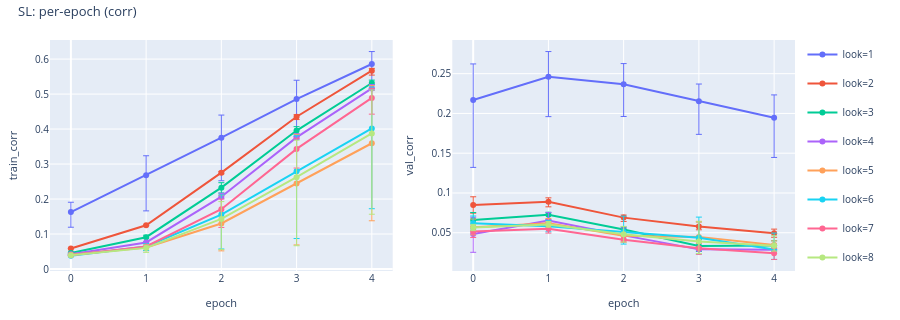
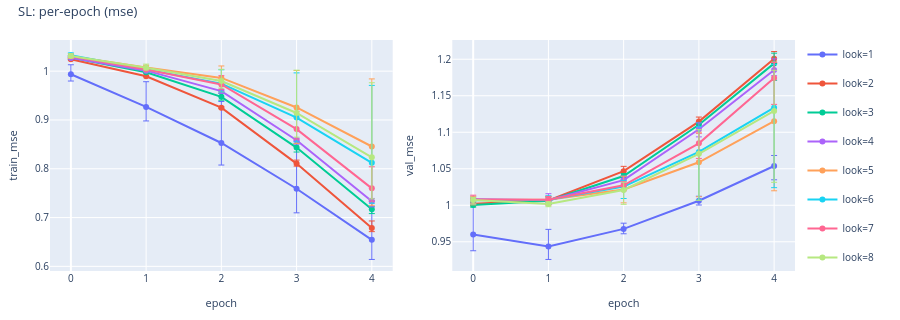
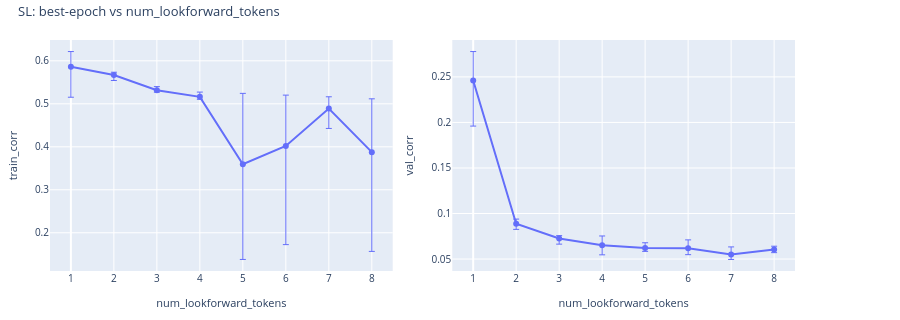

Write notebook code for charts like these, in order.
### Markdown cell above
## Supervised-learning

### Code cell
sl = CorpusRegressionAnalysisConfig.from_sl_sweep(artifacts_root=ARTIFACTS)
if sl is None:
    print("SL: no artifacts")
else:
    sl.describe("SL")
    display(
        sl.plot_vs_epoch(
            "corr",
            title="SL: per-epoch (corr)",
            show_seed_bar=True,
            save_path=WRITEUP_ASSETS / "sl_per_epoch_corr.html",
        )
    )
    display(
        sl.plot_vs_epoch(
            "mse",
            title="SL: per-epoch (mse)",
            show_seed_bar=True,
            save_path=WRITEUP_ASSETS / "sl_per_epoch_mse.html",
        )
    )
    display(
        sl.plot_vs_lookforward(
            title="SL: best-epoch vs num_lookforward_tokens",
            x_scale="uniform",
            show_seed_bar=True,
            save_path=WRITEUP_ASSETS / "sl_vs_lookforward.html",
        )
    )

### Figure 1 — Plotly figure (JSON) as saved in the notebook; plotly's stock layout.template omitted (floating-point values rounded to 4 significant figures)
{"data": [{"customdata": [[1, 3], [1, 3], [1, 3], [1, 3], [1, 3]], "error_y": {"array": [0.02806, 0.05552, 0.06459, 0.05393, 0.03554], "arrayminus": [0.04332, 0.1021, 0.1232, 0.1067, 0.07074], "symmetric": false, "thickness": 1, "type": "data", "width": 3}, "hovertemplate": "epoch: %{x}<br>train_corr: %{y}<br>num_lookforward_tokens: %{customdata[0]}<br>n_seeds: %{customdata[1]}<extra>look=1</extra>", "legendgroup": "look=1", "line": {"color": "#636EFA"}, "marker": {"color": "#636EFA"}, "mode": "lines+markers", "name": "look=1", "showlegend": true, "type": "scatter", "x": [0, 1, 2, 3, 4], "xaxis": "x", "y": [0.1628, 0.2682, 0.3754, 0.4856, 0.586], "yaxis": "y"}, {"customdata": [[2, 3], [2, 3], [2, 3], [2, 3], [2, 3]], "error_y": {"array": [0.0008516, 0.0009567, 0.003672, 0.005882, 0.006633], "arrayminus": [0.0005598, 0.001365, 0.003331, 0.008018, 0.01257], "symmetric": false, "thickness": 1, "type": "data", "width": 3}, "hovertemplate": "epoch: %{x}<br>train_corr: %{y}<br>num_lookforward_tokens: %{customdata[0]}<br>n_seeds: %{customdata[1]}<extra>look=2</extra>", "legendgroup": "look=2", "line": {"color": "#EF553B"}, "marker": {"color": "#EF553B"}, "mode": "lines+markers", "name": "look=2", "showlegend": true, "type": "scatter", "x": [0, 1, 2, 3, 4], "xaxis": "x", "y": [0.05875, 0.125, 0.2755, 0.4352, 0.5668], "yaxis": "y"}, {"customdata": [[3, 3], [3, 3], [3, 3], [3, 3], [3, 3]], "error_y": {"array": [0.001822, 0.005696, 0.0141, 0.01123, 0.008238], "arrayminus": [0.001324, 0.003477, 0.01524, 0.0103, 0.004699], "symmetric": false, "thickness": 1, "type": "data", "width": 3}, "hovertemplate": "epoch: %{x}<br>train_corr: %{y}<br>num_lookforward_tokens: %{customdata[0]}<br>n_seeds: %{customdata[1]}<extra>look=3</extra>", "legendgroup": "look=3", "line": {"color": "#00CC96"}, "marker": {"color": "#00CC96"}, "mode": "lines+markers", "name": "look=3", "showlegend": true, "type": "scatter", "x": [0, 1, 2, 3, 4], "xaxis": "x", "y": [0.046, 0.091, 0.2327, 0.3957, 0.5317], "yaxis": "y"}, {"customdata": [[4, 3], [4, 3], [4, 3], [4, 3], [4, 3]], "error_y": {"array": [0.0008571, 0.002675, 0.009752, 0.01068, 0.0111], "arrayminus": [0.000944, 0.00134, 0.005564, 0.005568, 0.005702], "symmetric": false, "thickness": 1, "type": "data", "width": 3}, "hovertemplate": "epoch: %{x}<br>train_corr: %{y}<br>num_lookforward_tokens: %{customdata[0]}<br>n_seeds: %{customdata[1]}<extra>look=4</extra>", "legendgroup": "look=4", "line": {"color": "#AB63FA"}, "marker": {"color": "#AB63FA"}, "mode": "lines+markers", "name": "look=4", "showlegend": true, "type": "scatter", "x": [0, 1, 2, 3, 4], "xaxis": "x", "y": [0.04234, 0.07605, 0.2068, 0.3763, 0.5162], "yaxis": "y"}, {"customdata": [[5, 3], [5, 3], [5, 3], [5, 3], [5, 3]], "error_y": {"array": [0.001798, 0.0114, 0.0806, 0.1402, 0.1648], "arrayminus": [0.001915, 0.009038, 0.07836, 0.1758, 0.2216], "symmetric": false, "thickness": 1, "type": "data", "width": 3}, "hovertemplate": "epoch: %{x}<br>train_corr: %{y}<br>num_lookforward_tokens: %{customdata[0]}<br>n_seeds: %{customdata[1]}<extra>look=5</extra>", "legendgroup": "look=5", "line": {"color": "#FFA15A"}, "marker": {"color": "#FFA15A"}, "mode": "lines+markers", "name": "look=5", "showlegend": true, "type": "scatter", "x": [0, 1, 2, 3, 4], "xaxis": "x", "y": [0.04056, 0.06144, 0.1303, 0.2447, 0.3595], "yaxis": "y"}, {"customdata": [[6, 3], [6, 3], [6, 3], [6, 3], [6, 3]], "error_y": {"array": [0.001908, 0.008614, 0.05608, 0.1013, 0.1182], "arrayminus": [0.002006, 0.01158, 0.09833, 0.1925, 0.2295], "symmetric": false, "thickness": 1, "type": "data", "width": 3}, "hovertemplate": "epoch: %{x}<br>train_corr: %{y}<br>num_lookforward_tokens: %{customdata[0]}<br>n_seeds: %{customdata[1]}<extra>look=6</extra>", "legendgroup": "look=6", "line": {"color": "#19D3F3"}, "marker": {"color": "#19D3F3"}, "mode": "lines+markers", "name": "look=6", "showlegend": true, "type": "scatter", "x": [0, 1, 2, 3, 4], "xaxis": "x", "y": [0.03811, 0.06432, 0.1557, 0.2797, 0.402], "yaxis": "y"}, {"customdata": [[7, 3], [7, 3], [7, 3], [7, 3], [7, 3]], "error_y": {"array": [0.0009109, 0.003423, 0.02916, 0.03053, 0.02728], "arrayminus": [0.001196, 0.005707, 0.05203, 0.05461, 0.04637], "symmetric": false, "thickness": 1, "type": "data", "width": 3}, "hovertemplate": "epoch: %{x}<br>train_corr: %{y}<br>num_lookforward_tokens: %{customdata[0]}<br>n_seeds: %{customdata[1]}<extra>look=7</extra>", "legendgroup": "look=7", "line": {"color": "#FF6692"}, "marker": {"color": "#FF6692"}, "mode": "lines+markers", "name": "look=7", "showlegend": true, "type": "scatter", "x": [0, 1, 2, 3, 4], "xaxis": "x", "y": [0.0393, 0.06452, 0.1709, 0.3432, 0.489], "yaxis": "y"}, {"customdata": [[8, 3], [8, 3], [8, 3], [8, 3], [8, 3]], "error_y": {"array": [0.000879, 0.007909, 0.04935, 0.1056, 0.1241], "arrayminus": [0.001308, 0.01288, 0.08771, 0.1961, 0.2309], "symmetric": false, "thickness": 1, "type": "data", "width": 3}, "hovertemplate": "epoch: %{x}<br>train_corr: %{y}<br>num_lookforward_tokens: %{customdata[0]}<br>n_seeds: %{customdata[1]}<extra>look=8</extra>", "legendgroup": "look=8", "line": {"color": "#B6E880"}, "marker": {"color": "#B6E880"}, "mode": "lines+markers", "name": "look=8", "showlegend": true, "type": "scatter", "x": [0, 1, 2, 3, 4], "xaxis": "x", "y": [0.03953, 0.06044, 0.1433, 0.2626, 0.3875], "yaxis": "y"}, {"customdata": [[1, 3], [1, 3], [1, 3], [1, 3], [1, 3]], "error_y": {"array": [0.04536, 0.03172, 0.02611, 0.02162, 0.02864], "arrayminus": [0.08474, 0.05011, 0.04042, 0.04167, 0.05], "symmetric": false, "thickness": 1, "type": "data", "width": 3}, "hovertemplate": "epoch: %{x}<br>val_corr: %{y}<br>num_lookforward_tokens: %{customdata[0]}<br>n_seeds: %{customdata[1]}<extra>look=1</extra>", "legendgroup": "look=1", "line": {"color": "#636EFA"}, "marker": {"color": "#636EFA"}, "mode": "lines+markers", "name": "look=1", "showlegend": false, "type": "scatter", "x": [0, 1, 2, 3, 4], "xaxis": "x2", "y": [0.2169, 0.2461, 0.2366, 0.2154, 0.1946], "yaxis": "y2"}, {"customdata": [[2, 3], [2, 3], [2, 3], [2, 3], [2, 3]], "error_y": {"array": [0.01045, 0.005028, 0.003217, 0.005752, 0.005335], "arrayminus": [0.01013, 0.006286, 0.004775, 0.004076, 0.004928], "symmetric": false, "thickness": 1, "type": "data", "width": 3}, "hovertemplate": "epoch: %{x}<br>val_corr: %{y}<br>num_lookforward_tokens: %{customdata[0]}<br>n_seeds: %{customdata[1]}<extra>look=2</extra>", "legendgroup": "look=2", "line": {"color": "#EF553B"}, "marker": {"color": "#EF553B"}, "mode": "lines+markers", "name": "look=2", "showlegend": false, "type": "scatter", "x": [0, 1, 2, 3, 4], "xaxis": "x2", "y": [0.08475, 0.08885, 0.06901, 0.05776, 0.04921], "yaxis": "y2"}, {"customdata": [[3, 3], [3, 3], [3, 3], [3, 3], [3, 3]], "error_y": {"array": [0.009346, 0.0032, 0.003103, 0.008091, 0.005745], "arrayminus": [0.01378, 0.006168, 0.002964, 0.006976, 0.007172], "symmetric": false, "thickness": 1, "type": "data", "width": 3}, "hovertemplate": "epoch: %{x}<br>val_corr: %{y}<br>num_lookforward_tokens: %{customdata[0]}<br>n_seeds: %{customdata[1]}<extra>look=3</extra>", "legendgroup": "look=3", "line": {"color": "#00CC96"}, "marker": {"color": "#00CC96"}, "mode": "lines+markers", "name": "look=3", "showlegend": false, "type": "scatter", "x": [0, 1, 2, 3, 4], "xaxis": "x2", "y": [0.06609, 0.07253, 0.0541, 0.03348, 0.0341], "yaxis": "y2"}, {"customdata": [[4, 3], [4, 3], [4, 3], [4, 3], [4, 3]], "error_y": {"array": [0.02117, 0.0101, 0.009378, 0.001951, 0.0007639], "arrayminus": [0.02293, 0.01062, 0.004893, 0.001067, 0.0007353], "symmetric": false, "thickness": 1, "type": "data", "width": 3}, "hovertemplate": "epoch: %{x}<br>val_corr: %{y}<br>num_lookforward_tokens: %{customdata[0]}<br>n_seeds: %{customdata[1]}<extra>look=4</extra>", "legendgroup": "look=4", "line": {"color": "#AB63FA"}, "marker": {"color": "#AB63FA"}, "mode": "lines+markers", "name": "look=4", "showlegend": false, "type": "scatter", "x": [0, 1, 2, 3, 4], "xaxis": "x2", "y": [0.04833, 0.06524, 0.04668, 0.0291, 0.02856], "yaxis": "y2"}, {"customdata": [[5, 3], [5, 3], [5, 3], [5, 3], [5, 3]], "error_y": {"array": [0.0104, 0.0059, 0.004412, 0.01956, 0.005079], "arrayminus": [0.0095, 0.003571, 0.00801, 0.01299, 0.003037], "symmetric": false, "thickness": 1, "type": "data", "width": 3}, "hovertemplate": "epoch: %{x}<br>val_corr: %{y}<br>num_lookforward_tokens: %{customdata[0]}<br>n_seeds: %{customdata[1]}<extra>look=5</extra>", "legendgroup": "look=5", "line": {"color": "#FFA15A"}, "marker": {"color": "#FFA15A"}, "mode": "lines+markers", "name": "look=5", "showlegend": false, "type": "scatter", "x": [0, 1, 2, 3, 4], "xaxis": "x2", "y": [0.05685, 0.062, 0.04632, 0.04479, 0.03468], "yaxis": "y2"}, {"customdata": [[6, 3], [6, 3], [6, 3], [6, 3], [6, 3]], "error_y": {"array": [0.009112, 0.006889, 0.01993, 0.0261, 0.02056], "arrayminus": [0.007132, 0.007121, 0.01518, 0.02028, 0.01253], "symmetric": false, "thickness": 1, "type": "data", "width": 3}, "hovertemplate": "epoch: %{x}<br>val_corr: %{y}<br>num_lookforward_tokens: %{customdata[0]}<br>n_seeds: %{customdata[1]}<extra>look=6</extra>", "legendgroup": "look=6", "line": {"color": "#19D3F3"}, "marker": {"color": "#19D3F3"}, "mode": "lines+markers", "name": "look=6", "showlegend": false, "type": "scatter", "x": [0, 1, 2, 3, 4], "xaxis": "x2", "y": [0.06194, 0.05825, 0.05091, 0.04356, 0.02899], "yaxis": "y2"}, {"customdata": [[7, 3], [7, 3], [7, 3], [7, 3], [7, 3]], "error_y": {"array": [0.00661, 0.008194, 0.005145, 0.006073, 0.006057], "arrayminus": [0.007502, 0.005559, 0.002847, 0.007453, 0.007886], "symmetric": false, "thickness": 1, "type": "data", "width": 3}, "hovertemplate": "epoch: %{x}<br>val_corr: %{y}<br>num_lookforward_tokens: %{customdata[0]}<br>n_seeds: %{customdata[1]}<extra>look=7</extra>", "legendgroup": "look=7", "line": {"color": "#FF6692"}, "marker": {"color": "#FF6692"}, "mode": "lines+markers", "name": "look=7", "showlegend": false, "type": "scatter", "x": [0, 1, 2, 3, 4], "xaxis": "x2", "y": [0.05155, 0.05512, 0.04115, 0.03041, 0.0243], "yaxis": "y2"}, {"customdata": [[8, 3], [8, 3], [8, 3], [8, 3], [8, 3]], "error_y": {"array": [0.003899, 0.003731, 0.009823, 0.02498, 0.01252], "arrayminus": [0.003941, 0.003336, 0.009978, 0.01497, 0.006822], "symmetric": false, "thickness": 1, "type": "data", "width": 3}, "hovertemplate": "epoch: %{x}<br>val_corr: %{y}<br>num_lookforward_tokens: %{customdata[0]}<br>n_seeds: %{customdata[1]}<extra>look=8</extra>", "legendgroup": "look=8", "line": {"color": "#B6E880"}, "marker": {"color": "#B6E880"}, "mode": "lines+markers", "name": "look=8", "showlegend": false, "type": "scatter", "x": [0, 1, 2, 3, 4], "xaxis": "x2", "y": [0.0566, 0.06037, 0.04816, 0.03884, 0.03376], "yaxis": "y2"}], "layout": {"font": {"size": 11}, "height": 320, "legend": {"font": {"size": 10}, "x": 1.01, "xanchor": "left", "y": 1.0, "yanchor": "top"}, "margin": {"b": 40, "l": 50, "r": 105, "t": 40}, "title": {"font": {"size": 13}, "text": "SL: per-epoch (corr)", "x": 0.02, "xanchor": "left", "y": 0.98, "yanchor": "top"}, "xaxis": {"anchor": "y", "domain": [0.0, 0.46], "tickfont": {"size": 10}, "title": {"font": {"size": 11}, "text": "epoch"}}, "xaxis2": {"anchor": "y2", "domain": [0.54, 1.0], "tickfont": {"size": 10}, "title": {"font": {"size": 11}, "text": "epoch"}}, "yaxis": {"anchor": "x", "domain": [0.0, 1.0], "tickfont": {"size": 10}, "title": {"font": {"size": 11}, "text": "train_corr"}}, "yaxis2": {"anchor": "x2", "domain": [0.0, 1.0], "tickfont": {"size": 10}, "title": {"font": {"size": 11}, "text": "val_corr"}}}}

### Figure 2 — Plotly figure (JSON) as saved in the notebook; plotly's stock layout.template omitted (floating-point values rounded to 4 significant figures)
{"data": [{"customdata": [[1, 3], [1, 3], [1, 3], [1, 3], [1, 3]], "error_y": {"array": [0.01948, 0.05169, 0.08499, 0.09739, 0.08], "arrayminus": [0.01386, 0.02871, 0.04517, 0.04932, 0.04023], "symmetric": false, "thickness": 1, "type": "data", "width": 3}, "hovertemplate": "epoch: %{x}<br>train_mse: %{y}<br>num_lookforward_tokens: %{customdata[0]}<br>n_seeds: %{customdata[1]}<extra>look=1</extra>", "legendgroup": "look=1", "line": {"color": "#636EFA"}, "marker": {"color": "#636EFA"}, "mode": "lines+markers", "name": "look=1", "showlegend": true, "type": "scatter", "x": [0, 1, 2, 3, 4], "xaxis": "x", "y": [0.9936, 0.9267, 0.8528, 0.759, 0.6544], "yaxis": "y"}, {"customdata": [[2, 3], [2, 3], [2, 3], [2, 3], [2, 3]], "error_y": {"array": [0.001802, 0.0002277, 0.001645, 0.0071, 0.01429], "arrayminus": [0.001699, 0.0003558, 0.002115, 0.005196, 0.007544], "symmetric": false, "thickness": 1, "type": "data", "width": 3}, "hovertemplate": "epoch: %{x}<br>train_mse: %{y}<br>num_lookforward_tokens: %{customdata[0]}<br>n_seeds: %{customdata[1]}<extra>look=2</extra>", "legendgroup": "look=2", "line": {"color": "#EF553B"}, "marker": {"color": "#EF553B"}, "mode": "lines+markers", "name": "look=2", "showlegend": true, "type": "scatter", "x": [0, 1, 2, 3, 4], "xaxis": "x", "y": [1.024, 0.9896, 0.9253, 0.8106, 0.6787], "yaxis": "y"}, {"customdata": [[3, 3], [3, 3], [3, 3], [3, 3], [3, 3]], "error_y": {"array": [0.00339, 0.0008643, 0.007069, 0.008057, 0.005057], "arrayminus": [0.00398, 0.001656, 0.006855, 0.009062, 0.008939], "symmetric": false, "thickness": 1, "type": "data", "width": 3}, "hovertemplate": "epoch: %{x}<br>train_mse: %{y}<br>num_lookforward_tokens: %{customdata[0]}<br>n_seeds: %{customdata[1]}<extra>look=3</extra>", "legendgroup": "look=3", "line": {"color": "#00CC96"}, "marker": {"color": "#00CC96"}, "mode": "lines+markers", "name": "look=3", "showlegend": true, "type": "scatter", "x": [0, 1, 2, 3, 4], "xaxis": "x", "y": [1.028, 0.9979, 0.9473, 0.8434, 0.7171], "yaxis": "y"}, {"customdata": [[4, 3], [4, 3], [4, 3], [4, 3], [4, 3]], "error_y": {"array": [0.0007025, 0.0002709, 0.00258, 0.004098, 0.005798], "arrayminus": [0.0009211, 0.0003873, 0.004399, 0.00804, 0.01142], "symmetric": false, "thickness": 1, "type": "data", "width": 3}, "hovertemplate": "epoch: %{x}<br>train_mse: %{y}<br>num_lookforward_tokens: %{customdata[0]}<br>n_seeds: %{customdata[1]}<extra>look=4</extra>", "legendgroup": "look=4", "line": {"color": "#AB63FA"}, "marker": {"color": "#AB63FA"}, "mode": "lines+markers", "name": "look=4", "showlegend": true, "type": "scatter", "x": [0, 1, 2, 3, 4], "xaxis": "x", "y": [1.027, 1.001, 0.9591, 0.8585, 0.7334], "yaxis": "y"}, {"customdata": [[5, 3], [5, 3], [5, 3], [5, 3], [5, 3]], "error_y": {"array": [0.004975, 0.004526, 0.02442, 0.07574, 0.1385], "arrayminus": [0.004944, 0.005713, 0.02864, 0.07361, 0.1206], "symmetric": false, "thickness": 1, "type": "data", "width": 3}, "hovertemplate": "epoch: %{x}<br>train_mse: %{y}<br>num_lookforward_tokens: %{customdata[0]}<br>n_seeds: %{customdata[1]}<extra>look=5</extra>", "legendgroup": "look=5", "line": {"color": "#FFA15A"}, "marker": {"color": "#FFA15A"}, "mode": "lines+markers", "name": "look=5", "showlegend": true, "type": "scatter", "x": [0, 1, 2, 3, 4], "xaxis": "x", "y": [1.031, 1.007, 0.9862, 0.9256, 0.8456], "yaxis": "y"}, {"customdata": [[6, 3], [6, 3], [6, 3], [6, 3], [6, 3]], "error_y": {"array": [0.004884, 0.001515, 0.02834, 0.09166, 0.1585], "arrayminus": [0.004117, 0.001487, 0.01716, 0.04975, 0.083], "symmetric": false, "thickness": 1, "type": "data", "width": 3}, "hovertemplate": "epoch: %{x}<br>train_mse: %{y}<br>num_lookforward_tokens: %{customdata[0]}<br>n_seeds: %{customdata[1]}<extra>look=6</extra>", "legendgroup": "look=6", "line": {"color": "#19D3F3"}, "marker": {"color": "#19D3F3"}, "mode": "lines+markers", "name": "look=6", "showlegend": true, "type": "scatter", "x": [0, 1, 2, 3, 4], "xaxis": "x", "y": [1.032, 1.003, 0.9745, 0.9048, 0.8123], "yaxis": "y"}, {"customdata": [[7, 3], [7, 3], [7, 3], [7, 3], [7, 3]], "error_y": {"array": [0.0004935, 0.00104, 0.01797, 0.03637, 0.04425], "arrayminus": [0.0004186, 0.0005664, 0.009935, 0.02043, 0.02627], "symmetric": false, "thickness": 1, "type": "data", "width": 3}, "hovertemplate": "epoch: %{x}<br>train_mse: %{y}<br>num_lookforward_tokens: %{customdata[0]}<br>n_seeds: %{customdata[1]}<extra>look=7</extra>", "legendgroup": "look=7", "line": {"color": "#FF6692"}, "marker": {"color": "#FF6692"}, "mode": "lines+markers", "name": "look=7", "showlegend": true, "type": "scatter", "x": [0, 1, 2, 3, 4], "xaxis": "x", "y": [1.03, 1.003, 0.9727, 0.8813, 0.7598], "yaxis": "y"}, {"customdata": [[8, 3], [8, 3], [8, 3], [8, 3], [8, 3]], "error_y": {"array": [0.004704, 0.007433, 0.02413, 0.08781, 0.1528], "arrayminus": [0.002527, 0.004341, 0.01438, 0.04943, 0.08513], "symmetric": false, "thickness": 1, "type": "data", "width": 3}, "hovertemplate": "epoch: %{x}<br>train_mse: %{y}<br>num_lookforward_tokens: %{customdata[0]}<br>n_seeds: %{customdata[1]}<extra>look=8</extra>", "legendgroup": "look=8", "line": {"color": "#B6E880"}, "marker": {"color": "#B6E880"}, "mode": "lines+markers", "name": "look=8", "showlegend": true, "type": "scatter", "x": [0, 1, 2, 3, 4], "xaxis": "x", "y": [1.031, 1.007, 0.9797, 0.9143, 0.8234], "yaxis": "y"}, {"customdata": [[1, 3], [1, 3], [1, 3], [1, 3], [1, 3]], "error_y": {"array": [0.04317, 0.0234, 0.00784, 0.006132, 0.01443], "arrayminus": [0.02217, 0.0178, 0.006688, 0.005877, 0.01889], "symmetric": false, "thickness": 1, "type": "data", "width": 3}, "hovertemplate": "epoch: %{x}<br>val_mse: %{y}<br>num_lookforward_tokens: %{customdata[0]}<br>n_seeds: %{customdata[1]}<extra>look=1</extra>", "legendgroup": "look=1", "line": {"color": "#636EFA"}, "marker": {"color": "#636EFA"}, "mode": "lines+markers", "name": "look=1", "showlegend": false, "type": "scatter", "x": [0, 1, 2, 3, 4], "xaxis": "x2", "y": [0.9599, 0.9436, 0.9676, 1.006, 1.054], "yaxis": "y2"}, {"customdata": [[2, 3], [2, 3], [2, 3], [2, 3], [2, 3]], "error_y": {"array": [0.004017, 0.003979, 0.006587, 0.006265, 0.009755], "arrayminus": [0.002737, 0.005193, 0.008908, 0.003399, 0.00602], "symmetric": false, "thickness": 1, "type": "data", "width": 3}, "hovertemplate": "epoch: %{x}<br>val_mse: %{y}<br>num_lookforward_tokens: %{customdata[0]}<br>n_seeds: %{customdata[1]}<extra>look=2</extra>", "legendgroup": "look=2", "line": {"color": "#EF553B"}, "marker": {"color": "#EF553B"}, "mode": "lines+markers", "name": "look=2", "showlegend": false, "type": "scatter", "x": [0, 1, 2, 3, 4], "xaxis": "x2", "y": [1.002, 1.007, 1.047, 1.115, 1.201], "yaxis": "y2"}, {"customdata": [[3, 3], [3, 3], [3, 3], [3, 3], [3, 3]], "error_y": {"array": [0.004474, 0.005768, 0.003375, 0.002482, 0.01401], "arrayminus": [0.002797, 0.004922, 0.004469, 0.004203, 0.02312], "symmetric": false, "thickness": 1, "type": "data", "width": 3}, "hovertemplate": "epoch: %{x}<br>val_mse: %{y}<br>num_lookforward_tokens: %{customdata[0]}<br>n_seeds: %{customdata[1]}<extra>look=3</extra>", "legendgroup": "look=3", "line": {"color": "#00CC96"}, "marker": {"color": "#00CC96"}, "mode": "lines+markers", "name": "look=3", "showlegend": false, "type": "scatter", "x": [0, 1, 2, 3, 4], "xaxis": "x2", "y": [1.0, 1.006, 1.04, 1.11, 1.194], "yaxis": "y2"}, {"customdata": [[4, 3], [4, 3], [4, 3], [4, 3], [4, 3]], "error_y": {"array": [0.003923, 0.008941, 0.005365, 0.008728, 0.01531], "arrayminus": [0.007065, 0.005172, 0.003816, 0.01045, 0.007759], "symmetric": false, "thickness": 1, "type": "data", "width": 3}, "hovertemplate": "epoch: %{x}<br>val_mse: %{y}<br>num_lookforward_tokens: %{customdata[0]}<br>n_seeds: %{customdata[1]}<extra>look=4</extra>", "legendgroup": "look=4", "line": {"color": "#AB63FA"}, "marker": {"color": "#AB63FA"}, "mode": "lines+markers", "name": "look=4", "showlegend": false, "type": "scatter", "x": [0, 1, 2, 3, 4], "xaxis": "x2", "y": [1.009, 1.007, 1.034, 1.104, 1.185], "yaxis": "y2"}, {"customdata": [[5, 3], [5, 3], [5, 3], [5, 3], [5, 3]], "error_y": {"array": [0.004417, 0.005067, 0.01812, 0.04124, 0.0812], "arrayminus": [0.006917, 0.003535, 0.01834, 0.04716, 0.09526], "symmetric": false, "thickness": 1, "type": "data", "width": 3}, "hovertemplate": "epoch: %{x}<br>val_mse: %{y}<br>num_lookforward_tokens: %{customdata[0]}<br>n_seeds: %{customdata[1]}<extra>look=5</extra>", "legendgroup": "look=5", "line": {"color": "#FFA15A"}, "marker": {"color": "#FFA15A"}, "mode": "lines+markers", "name": "look=5", "showlegend": false, "type": "scatter", "x": [0, 1, 2, 3, 4], "xaxis": "x2", "y": [1.007, 1.007, 1.022, 1.059, 1.115], "yaxis": "y2"}, {"customdata": [[6, 3], [6, 3], [6, 3], [6, 3], [6, 3]], "error_y": {"array": [0.003575, 0.005361, 0.008493, 0.03457, 0.05921], "arrayminus": [0.004693, 0.00407, 0.01632, 0.06567, 0.1095], "symmetric": false, "thickness": 1, "type": "data", "width": 3}, "hovertemplate": "epoch: %{x}<br>val_mse: %{y}<br>num_lookforward_tokens: %{customdata[0]}<br>n_seeds: %{customdata[1]}<extra>look=6</extra>", "legendgroup": "look=6", "line": {"color": "#19D3F3"}, "marker": {"color": "#19D3F3"}, "mode": "lines+markers", "name": "look=6", "showlegend": false, "type": "scatter", "x": [0, 1, 2, 3, 4], "xaxis": "x2", "y": [1.007, 1.008, 1.026, 1.073, 1.134], "yaxis": "y2"}, {"customdata": [[7, 3], [7, 3], [7, 3], [7, 3], [7, 3]], "error_y": {"array": [0.006153, 0.004516, 0.005122, 0.01369, 0.02127], "arrayminus": [0.005025, 0.007523, 0.00756, 0.02059, 0.0361], "symmetric": false, "thickness": 1, "type": "data", "width": 3}, "hovertemplate": "epoch: %{x}<br>val_mse: %{y}<br>num_lookforward_tokens: %{customdata[0]}<br>n_seeds: %{customdata[1]}<extra>look=7</extra>", "legendgroup": "look=7", "line": {"color": "#FF6692"}, "marker": {"color": "#FF6692"}, "mode": "lines+markers", "name": "look=7", "showlegend": false, "type": "scatter", "x": [0, 1, 2, 3, 4], "xaxis": "x2", "y": [1.008, 1.007, 1.027, 1.085, 1.174], "yaxis": "y2"}, {"customdata": [[8, 3], [8, 3], [8, 3], [8, 3], [8, 3]], "error_y": {"array": [0.003681, 0.002817, 0.01066, 0.03313, 0.05562], "arrayminus": [0.005485, 0.003864, 0.01964, 0.06361, 0.09776], "symmetric": false, "thickness": 1, "type": "data", "width": 3}, "hovertemplate": "epoch: %{x}<br>val_mse: %{y}<br>num_lookforward_tokens: %{customdata[0]}<br>n_seeds: %{customdata[1]}<extra>look=8</extra>", "legendgroup": "look=8", "line": {"color": "#B6E880"}, "marker": {"color": "#B6E880"}, "mode": "lines+markers", "name": "look=8", "showlegend": false, "type": "scatter", "x": [0, 1, 2, 3, 4], "xaxis": "x2", "y": [1.007, 1.002, 1.021, 1.07, 1.129], "yaxis": "y2"}], "layout": {"font": {"size": 11}, "height": 320, "legend": {"font": {"size": 10}, "x": 1.01, "xanchor": "left", "y": 1.0, "yanchor": "top"}, "margin": {"b": 40, "l": 50, "r": 105, "t": 40}, "title": {"font": {"size": 13}, "text": "SL: per-epoch (mse)", "x": 0.02, "xanchor": "left", "y": 0.98, "yanchor": "top"}, "xaxis": {"anchor": "y", "domain": [0.0, 0.46], "tickfont": {"size": 10}, "title": {"font": {"size": 11}, "text": "epoch"}}, "xaxis2": {"anchor": "y2", "domain": [0.54, 1.0], "tickfont": {"size": 10}, "title": {"font": {"size": 11}, "text": "epoch"}}, "yaxis": {"anchor": "x", "domain": [0.0, 1.0], "tickfont": {"size": 10}, "title": {"font": {"size": 11}, "text": "train_mse"}}, "yaxis2": {"anchor": "x2", "domain": [0.0, 1.0], "tickfont": {"size": 10}, "title": {"font": {"size": 11}, "text": "val_mse"}}}}

### Figure 3 — Plotly figure (JSON) as saved in the notebook; plotly's stock layout.template omitted (floating-point values rounded to 4 significant figures)
{"data": [{"customdata": [[1, 4, 3, "look=1"], [2, 4, 3, "look=2"], [3, 4, 3, "look=3"], [4, 4, 3, "look=4"], [5, 4, 3, "look=5"], [6, 4, 3, "look=6"], [7, 4, 3, "look=7"], [8, 4, 3, "look=8"]], "error_y": {"array": [0.03554, 0.006633, 0.008238, 0.0111, 0.1648, 0.1182, 0.02728, 0.1241], "arrayminus": [0.07074, 0.01257, 0.004699, 0.005702, 0.2216, 0.2295, 0.04637, 0.2309], "symmetric": false, "thickness": 1, "type": "data", "width": 3}, "hovertemplate": "num_lookforward_tokens: %{customdata[0]}<br>train_corr: %{y}<br>epoch: %{customdata[1]}<br>n_seeds: %{customdata[2]}<extra>%{customdata[3]}</extra>", "legendgroup": "all", "line": {"color": "#636EFA"}, "marker": {"color": "#636EFA"}, "mode": "lines+markers", "name": "all", "showlegend": false, "type": "scatter", "x": [0, 1, 2, 3, 4, 5, 6, 7], "xaxis": "x", "y": [0.586, 0.5668, 0.5317, 0.5162, 0.3595, 0.402, 0.489, 0.3875], "yaxis": "y"}, {"customdata": [[1, 1, 3, "look=1"], [2, 1, 3, "look=2"], [3, 1, 3, "look=3"], [4, 1, 3, "look=4"], [5, 1, 3, "look=5"], [6, 0, 3, "look=6"], [7, 1, 3, "look=7"], [8, 1, 3, "look=8"]], "error_y": {"array": [0.03172, 0.005028, 0.0032, 0.0101, 0.0059, 0.009112, 0.008194, 0.003731], "arrayminus": [0.05011, 0.006286, 0.006168, 0.01062, 0.003571, 0.007132, 0.005559, 0.003336], "symmetric": false, "thickness": 1, "type": "data", "width": 3}, "hovertemplate": "num_lookforward_tokens: %{customdata[0]}<br>val_corr: %{y}<br>epoch: %{customdata[1]}<br>n_seeds: %{customdata[2]}<extra>%{customdata[3]}</extra>", "legendgroup": "all", "line": {"color": "#636EFA"}, "marker": {"color": "#636EFA"}, "mode": "lines+markers", "name": "all", "showlegend": false, "type": "scatter", "x": [0, 1, 2, 3, 4, 5, 6, 7], "xaxis": "x2", "y": [0.2461, 0.08885, 0.07253, 0.06524, 0.062, 0.06194, 0.05512, 0.06037], "yaxis": "y2"}], "layout": {"font": {"size": 11}, "height": 320, "legend": {"font": {"size": 10}, "x": 1.01, "xanchor": "left", "y": 1.0, "yanchor": "top"}, "margin": {"b": 40, "l": 50, "r": 105, "t": 40}, "title": {"font": {"size": 13}, "text": "SL: best-epoch vs num_lookforward_tokens", "x": 0.02, "xanchor": "left", "y": 0.98, "yanchor": "top"}, "xaxis": {"anchor": "y", "domain": [0.0, 0.46], "tickfont": {"size": 10}, "tickmode": "array", "ticktext": ["1", "2", "3", "4", "5", "6", "7", "8"], "tickvals": [0, 1, 2, 3, 4, 5, 6, 7], "title": {"font": {"size": 11}, "text": "num_lookforward_tokens"}}, "xaxis2": {"anchor": "y2", "domain": [0.54, 1.0], "tickfont": {"size": 10}, "tickmode": "array", "ticktext": ["1", "2", "3", "4", "5", "6", "7", "8"], "tickvals": [0, 1, 2, 3, 4, 5, 6, 7], "title": {"font": {"size": 11}, "text": "num_lookforward_tokens"}}, "yaxis": {"anchor": "x", "domain": [0.0, 1.0], "tickfont": {"size": 10}, "title": {"font": {"size": 11}, "text": "train_corr"}}, "yaxis2": {"anchor": "x2", "domain": [0.0, 1.0], "tickfont": {"size": 10}, "title": {"font": {"size": 11}, "text": "val_corr"}}}}
